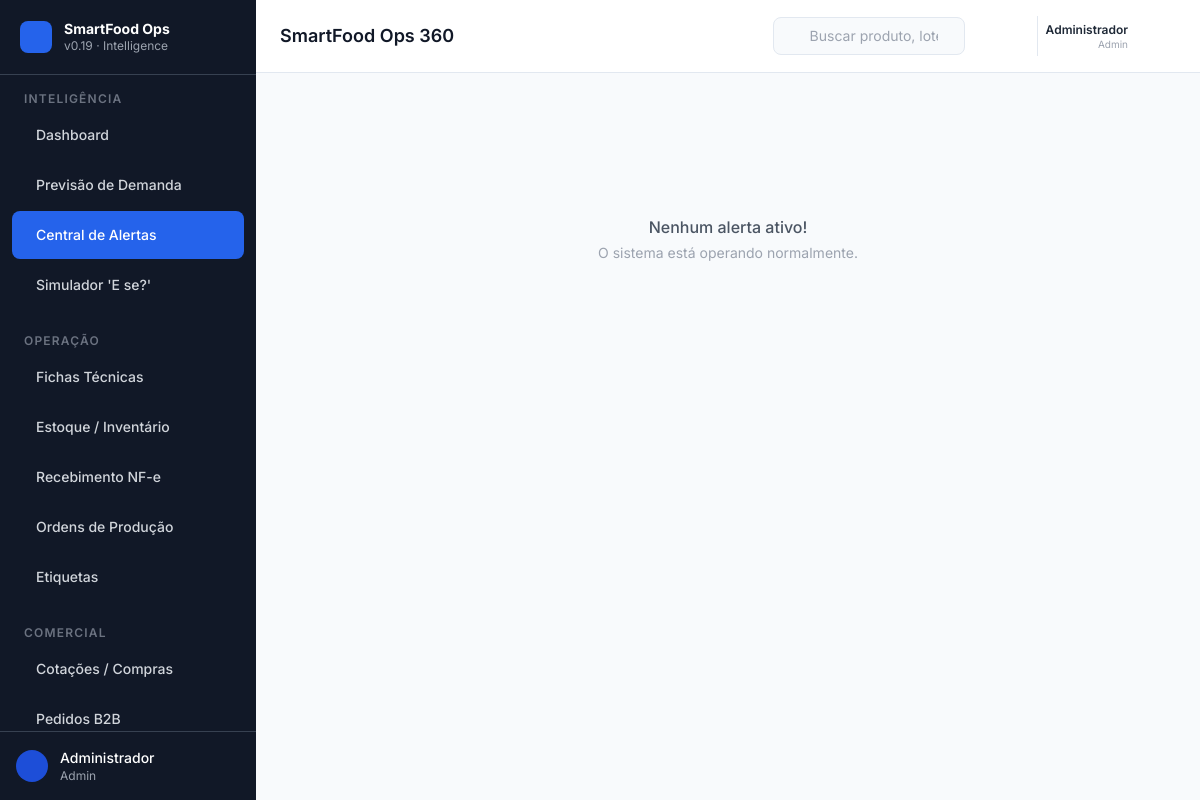
Page /intelligence/alerts (signed in) on the committed database.
### models.py (models this page shows)
class TimestampMixin:
    created_at = Column(DateTime(timezone=True), server_default=func.now())
    updated_at = Column(DateTime(timezone=True), onupdate=func.now())

class User(Base, TimestampMixin):
    __tablename__ = "users"
    id = Column(GUID(), primary_key=True, default=uuid.uuid4)
    nome = Column(String, nullable=False)
    email = Column(String, unique=True, index=True, nullable=False)
    perfil = Column(String, nullable=False, default="operador",
                    comment="chef | operador | admin")
    pin_code = Column(String(4), nullable=True,
                      comment="PIN de 4 dígitos para login rápido no tablet")
    ativo = Column(Boolean, default=True)

### routers/ui_dashboard.py (the view)
@router.get("/intelligence/alerts", response_class=HTMLResponse)
def alerts_page(request: Request, db: Session = Depends(get_db), _=AdminOrChef):
    from models import SystemAlert
    alertas = (
        db.query(SystemAlert)
        .filter(SystemAlert.status == "ativo")
        .order_by(SystemAlert.created_at.desc())
        .limit(100)
        .all()
    )
    return templates.TemplateResponse(
        "intelligence/alerts.html",
        _ctx(request, alertas=alertas),
    )

### templates/intelligence/alerts.html (shortened to what this page needs)
{% extends "base.html" %}
{% block content %}
<div class="space-y-4">
  {% if alertas %}
    {% for a in alertas %}
    <div class="bg-white rounded-xl border border-slate-200 p-5 flex items-start gap-4
                {% if a.severidade == 'critico' %}border-l-4 border-l-red-500{% endif %}">
      <i class="ph-fill ph-{% if a.severidade == 'critico' %}x-circle text-red-500
                            {% elif a.severidade == 'atencao' %}warning text-yellow-500
                            {% else %}info text-blue-500{% endif %} text-2xl mt-0.5"
         aria-hidden="true"></i>
      <div class="flex-1 min-w-0">
        <p class="font-medium text-gray-900">{{ a.mensagem or a.tipo }}</p>
        <p class="text-sm text-gray-500 mt-0.5">{{ a.categoria }} · {{ a.created_at.strftime('%d/%m/%Y %H:%M') if a.created_at else "" }}</p>
      </div>
      <span class="shrink-0 text-xs font-bold px-2 py-1 rounded-full
                   {% if a.severidade == 'critico' %}bg-red-100 text-red-700
                   {% elif a.severidade == 'atencao' %}bg-yellow-100 text-yellow-700
                   {% else %}bg-blue-100 text-blue-700{% endif %}">
        {{ (a.severidade or "info") | upper }}
      </span>
    </div>
    {% endfor %}
  {% else %}
  <div class="flex items-center justify-center h-64">
    <div class="text-center text-gray-400">
      <p class="font-medium text-gray-600">Nenhum alerta ativo!</p>
      <p class="text-sm mt-1">O sistema está operando normalmente.</p>
    </div>
  </div>
  {% endif %}
</div>
{% endblock %}

### templates/includes/sidebar.html (shortened to what this page needs)
<aside id="sidebar"
       :class="sidebarOpen ? 'translate-x-0' : '-translate-x-full md:translate-x-0'"
       class="fixed md:relative z-40 w-64 h-full bg-gray-900 text-white
              flex flex-col transition-transform duration-300 ease-in-out shrink-0">
  <div class="flex items-center gap-3 px-5 py-5 border-b border-gray-700">
    <div class="w-8 h-8 bg-blue-600 rounded-lg flex items-center justify-center shrink-0">
    </div>
    <div class="min-w-0">
      <p class="font-bold text-sm leading-tight text-white truncate">SmartFood Ops</p>
      <p class="text-xs text-gray-400 truncate">v0.19 · Intelligence</p>
    </div>
  </div>
  <nav class="flex-1 overflow-y-auto py-4 px-3 space-y-6" aria-label="Navegação principal">
    {% macro nav_item(label, icon, url, badge=None) %}
    <a href="{{ url }}"
       hx-get="{{ url }}"
       hx-target="#main-content"
       hx-select="#main-content"
       hx-swap="innerHTML"
       hx-push-url="true"
       @click="activeNav = '{{ url }}'; if(window.innerWidth < 768) sidebarOpen = false"
       :class="activeNav === '{{ url }}' || activeNav.startsWith('{{ url }}/') ?
                 'bg-blue-600 text-white' :
                 'text-gray-300 hover:bg-gray-800 hover:text-white'"
       class="flex items-center gap-3 px-3 py-2.5 rounded-lg text-sm font-medium
              transition-colors duration-150 group min-h-[48px]"
       aria-label="{{ label }}">
      <span class="truncate flex-1">{{ label }}</span>
    </a>
    {% endmacro %}
    {% macro nav_section(title) %}
    <p class="px-3 text-xs font-semibold text-gray-500 uppercase tracking-widest mb-1">
      {{ title }}
    </p>
    {% endmacro %}
    {% set perfil = request.session.get('user_perfil', '') %}
    {% if perfil in ('admin', 'chef') %}
    <div>
      {{ nav_section("Inteligência") }}
      <div class="space-y-0.5">
        {{ nav_item("Dashboard",             "squares-four",   "/dashboard") }}
        {{ nav_item("Previsão de Demanda",   "chart-line-up",  "/intelligence/forecast") }}
        {{ nav_item("Central de Alertas",    "bell-ringing",   "/intelligence/alerts") }}
        {{ nav_item("Simulador 'E se?'",     "flask",          "/intelligence/simulator") }}
      </div>
    </div>
    <div>
      {{ nav_section("Operação") }}
      <div class="space-y-0.5">
        {{ nav_item("Fichas Técnicas",       "notebook",       "/operations/bom") }}
        {{ nav_item("Estoque / Inventário",  "package",        "/operations/inventory") }}
        {{ nav_item("Recebimento NF-e",      "truck",          "/operations/receiving") }}
        {{ nav_item("Ordens de Produção",    "factory",        "/operations/production") }}
        {{ nav_item("Etiquetas",             "tag",            "/operations/labels") }}
      </div>
    </div>
    <div>
      {{ nav_section("Comercial") }}
      <div class="space-y-0.5">
        {{ nav_item("Cotações / Compras",    "shopping-cart",    "/commercial/purchasing") }}
        {{ nav_item("Pedidos B2B",           "clipboard-text",   "/commercial/orders") }}
      </div>
    </div>
    {% endif %}
  </nav>
  <div class="px-4 py-4 border-t border-gray-700">
    <div class="flex items-center gap-3">
      <div class="w-8 h-8 bg-blue-700 rounded-full flex items-center justify-center shrink-0">
      </div>
      <div class="min-w-0">
        <p class="text-sm font-medium text-white truncate">{{ request.session.get('user_nome', 'Utilizador') }}</p>
        <p class="text-xs text-gray-400 truncate capitalize">{{ request.session.get('user_perfil', '') }}</p>
      </div>
    </div>
  </div>
</aside>

### templates/includes/topbar.html (shortened to what this page needs)
<header class="bg-white border-b border-slate-200 px-4 md:px-6 py-3
               flex items-center gap-3 shrink-0 z-20 sticky top-0">
  <div class="flex-1 min-w-0">
    <h1 id="page-title"
        class="text-base md:text-lg font-semibold text-gray-900 truncate">
      {% block page_title %}SmartFood Ops 360{% endblock %}
    </h1>
  </div>
  <div class="hidden lg:flex items-center"
       x-data="{ searchOpen: false }">
    <div :class="searchOpen ? 'w-72' : 'w-48'"
         class="relative transition-all duration-200">
      <input type="search"
             placeholder="Buscar produto, lote, cliente..."
             class="w-full pl-9 pr-3 py-2 text-sm bg-slate-50 border border-slate-200
                    rounded-lg placeholder-gray-400 focus:outline-none focus:ring-2
                    focus:ring-blue-500 focus:border-transparent"
             @focus="searchOpen = true"
             @blur="searchOpen = false"
             aria-label="Busca global" />
    </div>
  </div>
  <div class="relative" x-data="{ alertsOpen: false }">
    <button @click="alertsOpen = !alertsOpen"
            @keydown.escape="alertsOpen = false"
            class="relative p-2 text-gray-500 hover:text-gray-800 hover:bg-slate-100
                   rounded-lg transition-colors min-h-[48px] min-w-[48px]
                   flex items-center justify-center"
            aria-label="Alertas ativos"
            aria-haspopup="true"
            :aria-expanded="alertsOpen">
    </button>
  </div>
  {% set session_nome = request.session.get('user_nome', '') %}
  {% if session_nome %}
  <div class="flex items-center gap-2 pl-2 border-l border-slate-200">
    <div class="hidden sm:flex flex-col items-end leading-tight">
      <span class="text-xs font-semibold text-gray-800">{{ session_nome }}</span>
      <span class="text-[10px] text-gray-400 capitalize">{{ request.session.get('user_perfil', '') }}</span>
    </div>
    <a href="/logout"
       class="p-2 text-gray-500 hover:text-red-600 hover:bg-red-50 rounded-lg transition-colors
              min-h-[40px] min-w-[40px] flex items-center justify-center"
       title="Terminar sessão"
       aria-label="Terminar sessão">
    </a>
  </div>
  {% endif %}
</header>

### templates/base.html (style rules this page uses)
body { font-family: 'Inter', system-ui, sans-serif; }

### rows in the picture
User: session.get "Administrador", session.get "Admin", nome "Administrador"

### other values in the picture
{{ title }} "INTELIGÊNCIA OPERAÇÃO COMERCIAL"
{{ label }} "Dashboard Previsão de Demanda Central de Alertas Simulador 'E se?' Fichas Técnicas Estoque / Inventário Recebimento NF-e Ordens de Produção Etiquetas Cotações / Compras Pedidos B2B"
